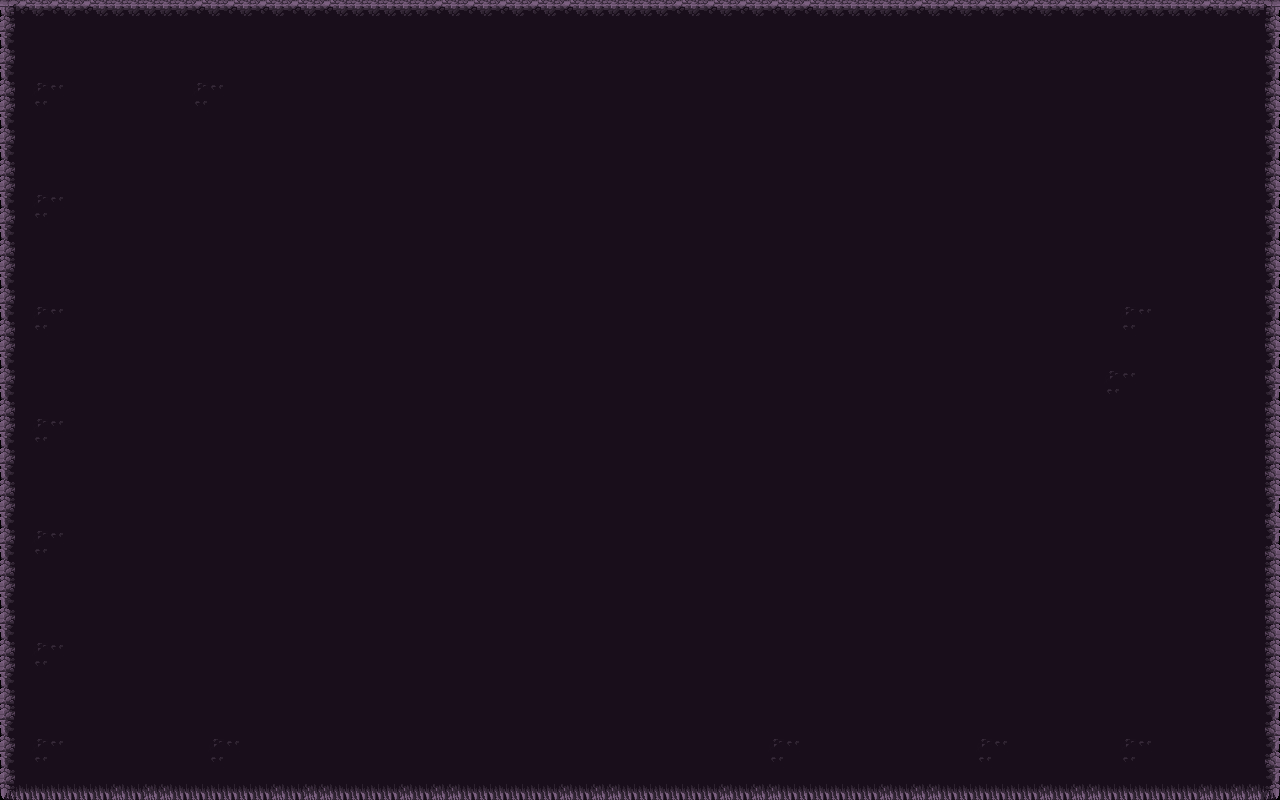

Below is a game level as drawn by its tile map, then a one-line description and the .tmx that defines it (tile-layer data replaced by summaries):
An orthogonal 80x50 tile map with 16x16 px tiles, 1 tile layer (Tile Layer 1).

<map version="1.9" tiledversion="1.9.2" orientation="orthogonal" renderorder="right-down" width="80" height="50" tilewidth="16" tileheight="16" infinite="0" nextlayerid="2" nextobjectid="1">
 <tileset firstgid="1" source="floor_tiles.tsx" />
 <layer id="1" name="Tile Layer 1" width="80" height="50">
  <data>[4000 cells, 4000 non-empty, 110 distinct tile ids]</data>
 </layer>
</map>
